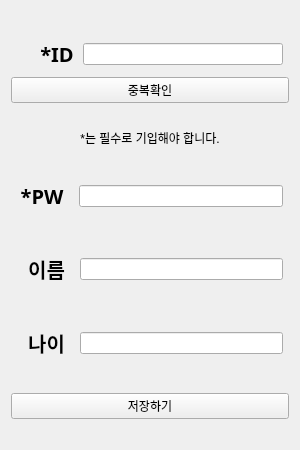
<?xml version="1.0" encoding="UTF-8"?>
<ui version="4.0">
 <class>create_form</class>
 <widget class="QWidget" name="create_form">
  <property name="geometry">
   <rect>
    <x>0</x>
    <y>0</y>
    <width>300</width>
    <height>450</height>
   </rect>
  </property>
  <property name="sizePolicy">
   <sizepolicy hsizetype="Fixed" vsizetype="Fixed">
    <horstretch>0</horstretch>
    <verstretch>0</verstretch>
   </sizepolicy>
  </property>
  <property name="baseSize">
   <size>
    <width>300</width>
    <height>400</height>
   </size>
  </property>
  <property name="windowTitle">
   <string>Form</string>
  </property>
  <layout class="QGridLayout" name="gridLayout">
   <item row="0" column="0">
    <layout class="QVBoxLayout" name="verticalLayout">
     <property name="spacing">
      <number>0</number>
     </property>
     <item>
      <layout class="QHBoxLayout" name="horizontalLayout_2">
       <property name="spacing">
        <number>0</number>
       </property>
       <property name="leftMargin">
        <number>20</number>
       </property>
       <property name="rightMargin">
        <number>6</number>
       </property>
       <item>
        <widget class="QWidget" name="widget_id" native="true">
         <layout class="QHBoxLayout" name="horizontalLayout">
          <item>
           <widget class="QLabel" name="label">
            <property name="font">
             <font>
              <family>나눔고딕 ExtraBold</family>
              <pointsize>15</pointsize>
              <bold>true</bold>
             </font>
            </property>
            <property name="text">
             <string>*ID</string>
            </property>
            <property name="alignment">
             <set>Qt::AlignmentFlag::AlignCenter</set>
            </property>
           </widget>
          </item>
         </layout>
        </widget>
       </item>
       <item>
        <widget class="QLineEdit" name="create_id">
         <property name="sizePolicy">
          <sizepolicy hsizetype="Expanding" vsizetype="Fixed">
           <horstretch>250</horstretch>
           <verstretch>0</verstretch>
          </sizepolicy>
         </property>
        </widget>
       </item>
      </layout>
     </item>
     <item>
      <widget class="QPushButton" name="create_check">
       <property name="text">
        <string>중복확인</string>
       </property>
      </widget>
     </item>
    </layout>
   </item>
   <item row="1" column="0">
    <widget class="QLabel" name="description">
     <property name="sizePolicy">
      <sizepolicy hsizetype="Preferred" vsizetype="Fixed">
       <horstretch>0</horstretch>
       <verstretch>0</verstretch>
      </sizepolicy>
     </property>
     <property name="styleSheet">
      <string notr="true">font: 700 9pt &quot;나눔고딕 ExtraBold&quot;;</string>
     </property>
     <property name="text">
      <string>*는 필수로 기입해야 합니다.</string>
     </property>
     <property name="alignment">
      <set>Qt::AlignmentFlag::AlignCenter</set>
     </property>
    </widget>
   </item>
   <item row="2" column="0">
    <layout class="QHBoxLayout" name="horizontalLayout_3">
     <property name="rightMargin">
      <number>6</number>
     </property>
     <item>
      <widget class="QWidget" name="widget_pw" native="true">
       <layout class="QHBoxLayout" name="horizontalLayout_4">
        <item>
         <widget class="QLabel" name="label_2">
          <property name="font">
           <font>
            <family>나눔고딕 ExtraBold</family>
            <pointsize>15</pointsize>
            <bold>true</bold>
           </font>
          </property>
          <property name="text">
           <string>*PW</string>
          </property>
          <property name="alignment">
           <set>Qt::AlignmentFlag::AlignCenter</set>
          </property>
         </widget>
        </item>
       </layout>
      </widget>
     </item>
     <item>
      <widget class="QLineEdit" name="create_pw">
       <property name="sizePolicy">
        <sizepolicy hsizetype="Expanding" vsizetype="Fixed">
         <horstretch>250</horstretch>
         <verstretch>0</verstretch>
        </sizepolicy>
       </property>
      </widget>
     </item>
    </layout>
   </item>
   <item row="3" column="0">
    <layout class="QHBoxLayout" name="horizontalLayout_5">
     <property name="leftMargin">
      <number>8</number>
     </property>
     <property name="rightMargin">
      <number>6</number>
     </property>
     <item>
      <widget class="QWidget" name="widget_name" native="true">
       <layout class="QHBoxLayout" name="horizontalLayout_6">
        <item>
         <widget class="QLabel" name="label_3">
          <property name="font">
           <font>
            <family>나눔고딕 ExtraBold</family>
            <pointsize>15</pointsize>
            <bold>true</bold>
           </font>
          </property>
          <property name="text">
           <string>이름</string>
          </property>
          <property name="alignment">
           <set>Qt::AlignmentFlag::AlignCenter</set>
          </property>
         </widget>
        </item>
       </layout>
      </widget>
     </item>
     <item>
      <widget class="QLineEdit" name="create_name">
       <property name="sizePolicy">
        <sizepolicy hsizetype="Expanding" vsizetype="Fixed">
         <horstretch>250</horstretch>
         <verstretch>0</verstretch>
        </sizepolicy>
       </property>
      </widget>
     </item>
    </layout>
   </item>
   <item row="4" column="0">
    <layout class="QHBoxLayout" name="horizontalLayout_7">
     <property name="leftMargin">
      <number>8</number>
     </property>
     <property name="rightMargin">
      <number>6</number>
     </property>
     <item>
      <widget class="QWidget" name="widget_age" native="true">
       <layout class="QHBoxLayout" name="horizontalLayout_8">
        <item>
         <widget class="QLabel" name="label_4">
          <property name="font">
           <font>
            <family>나눔고딕 ExtraBold</family>
            <pointsize>15</pointsize>
            <bold>true</bold>
           </font>
          </property>
          <property name="text">
           <string>나이</string>
          </property>
          <property name="alignment">
           <set>Qt::AlignmentFlag::AlignCenter</set>
          </property>
         </widget>
        </item>
       </layout>
      </widget>
     </item>
     <item>
      <widget class="QLineEdit" name="create_age">
       <property name="sizePolicy">
        <sizepolicy hsizetype="Expanding" vsizetype="Fixed">
         <horstretch>250</horstretch>
         <verstretch>0</verstretch>
        </sizepolicy>
       </property>
      </widget>
     </item>
    </layout>
   </item>
   <item row="5" column="0">
    <widget class="QPushButton" name="create_save">
     <property name="text">
      <string>저장하기</string>
     </property>
    </widget>
   </item>
  </layout>
 </widget>
 <resources/>
 <connections/>
</ui>
